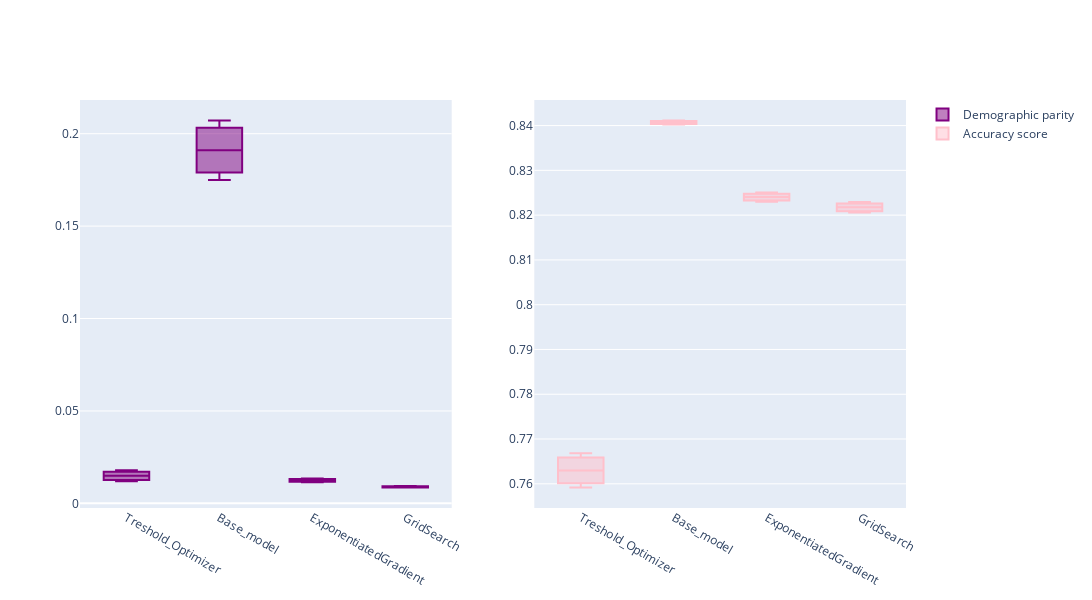

The cell this chart's notebook holds for it:
### Code cell
Model_name = "LogisticRegression"
comparison_df_logistic = pd.read_csv (f'Result_csv\model_comparison_{Model_name}_{Dataset_number}.csv' , index_col= 0)
box_df_logistic = pd.read_csv (f'Result_csv/box_df_{Model_name }_{Dataset_number}.csv' , index_col= 0)
box_df_logistic_chart = box_graph_inter(box_df_logistic )
box_df_logistic_chart

### Figure 1 — Plotly figure (JSON) as saved in the notebook; plotly's stock layout.template omitted (floating-point values rounded to 4 significant figures)
{"data": [{"marker": {"color": "purple"}, "name": "Demographic parity", "type": "box", "x": ["Treshold_Optimizer", "Treshold_Optimizer", "Treshold_Optimizer", "Base_model", "Base_model", "Base_model", "ExponentiatedGradient", "ExponentiatedGradient", "ExponentiatedGradient", "GridSearch", "GridSearch", "GridSearch"], "xaxis": "x", "y": [0.0119, 0.01488, 0.01787, 0.1749, 0.1911, 0.2072, 0.01141, 0.01241, 0.01342, 0.008519, 0.008961, 0.009402], "yaxis": "y"}, {"marker": {"color": "pink"}, "name": "Accuracy score", "type": "box", "x": ["Treshold_Optimizer", "Treshold_Optimizer", "Treshold_Optimizer", "Base_model", "Base_model", "Base_model", "ExponentiatedGradient", "ExponentiatedGradient", "ExponentiatedGradient", "GridSearch", "GridSearch", "GridSearch"], "xaxis": "x2", "y": [0.7592, 0.763, 0.7668, 0.8402, 0.8407, 0.8412, 0.823, 0.824, 0.8251, 0.8206, 0.8217, 0.8229], "yaxis": "y2"}], "layout": {"height": 600, "width": 2000, "xaxis": {"anchor": "y", "domain": [0, 0.45]}, "xaxis2": {"anchor": "y2", "domain": [0.55, 1]}, "yaxis": {"anchor": "x", "domain": [0, 1]}, "yaxis2": {"anchor": "x2", "domain": [0, 1]}}}
